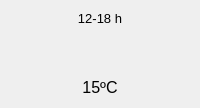
        <widget class="QFrame" name="frameCielo23">
         <property name="type" stdset="0">
          <string>value</string>
         </property>
         <layout class="QVBoxLayout" name="verticalLayoutCielo23">
          <item>
           <widget class="QLabel" name="labelHora23">
            <property name="font">
             <font>
              <pointsize>10</pointsize>
             </font>
            </property>
            <property name="text">
             <string>12-18 h</string>
            </property>
            <property name="alignment">
             <set>Qt::AlignCenter</set>
            </property>
           </widget>
          </item>
          <item>
           <widget class="QLabel" name="labelCielo23">
            <property name="minimumSize">
             <size>
              <width>40</width>
              <height>40</height>
             </size>
            </property>
            <property name="text">
             <string/>
            </property>
            <property name="pixmap">
             <pixmap>:/img/chanceflurries.png</pixmap>
            </property>
            <property name="alignment">
             <set>Qt::AlignCenter</set>
            </property>
           </widget>
          </item>
          <item>
           <widget class="QLabel" name="labelTemp23">
            <property name="font">
             <font>
              <pointsize>12</pointsize>
             </font>
            </property>
            <property name="text">
             <string>15ºC</string>
            </property>
            <property name="alignment">
             <set>Qt::AlignCenter</set>
            </property>
           </widget>
          </item>
         </layout>
        </widget>
